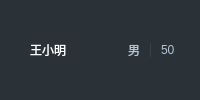
         <widget class="QWidget" name="widget_3" native="true">
          <property name="styleSheet">
           <string notr="true">QWidget
{
background:rgba(42,49,55,1);
}</string>
          </property>
          <layout class="QHBoxLayout" name="horizontalLayout_3">
           <property name="spacing">
            <number>10</number>
           </property>
           <property name="leftMargin">
            <number>30</number>
           </property>
           <property name="topMargin">
            <number>0</number>
           </property>
           <property name="rightMargin">
            <number>25</number>
           </property>
           <property name="bottomMargin">
            <number>0</number>
           </property>
           <item>
            <widget class="QLabel" name="nameLab">
             <property name="sizePolicy">
              <sizepolicy hsizetype="Preferred" vsizetype="Fixed">
               <horstretch>0</horstretch>
               <verstretch>0</verstretch>
              </sizepolicy>
             </property>
             <property name="minimumSize">
              <size>
               <width>0</width>
               <height>60</height>
              </size>
             </property>
             <property name="maximumSize">
              <size>
               <width>136</width>
               <height>16777215</height>
              </size>
             </property>
             <property name="styleSheet">
              <string notr="true">QLabel
{
color:rgba(255,255,255,1);
font: 16px &quot;Microsoft YaHei&quot;;
}
QToolTip
{
border:1px solid rgb(118, 118, 118);
background-color: #1f2428;
color:#ffffff;
font-size:14px;
border-radius:4px;
}</string>
             </property>
             <property name="text">
              <string>王小明</string>
             </property>
            </widget>
           </item>
           <item>
            <spacer name="horizontalSpacer_6">
             <property name="orientation">
              <enum>Qt::Horizontal</enum>
             </property>
             <property name="sizeHint" stdset="0">
              <size>
               <width>40</width>
               <height>20</height>
              </size>
             </property>
            </spacer>
           </item>
           <item>
            <widget class="QLabel" name="sexLab">
             <property name="styleSheet">
              <string notr="true">QLabel
{
color:rgba(180,196,217,1);
font: 14px &quot;Microsoft YaHei&quot;;
}</string>
             </property>
             <property name="text">
              <string>男</string>
             </property>
            </widget>
           </item>
           <item>
            <widget class="QLabel" name="label_34">
             <property name="sizePolicy">
              <sizepolicy hsizetype="Fixed" vsizetype="Fixed">
               <horstretch>0</horstretch>
               <verstretch>0</verstretch>
              </sizepolicy>
             </property>
             <property name="minimumSize">
              <size>
               <width>1</width>
               <height>12</height>
              </size>
             </property>
             <property name="maximumSize">
              <size>
               <width>1</width>
               <height>16777215</height>
              </size>
             </property>
             <property name="styleSheet">
              <string notr="true">QLabel
{
background:rgba(199,215,232,0.1);
}</string>
             </property>
             <property name="text">
              <string/>
             </property>
            </widget>
           </item>
           <item>
            <widget class="QLabel" name="ageLab">
             <property name="styleSheet">
              <string notr="true">QLabel
{
color:rgba(180,196,217,1);
font: 14px &quot;Microsoft YaHei&quot;;
}</string>
             </property>
             <property name="text">
              <string>50</string>
             </property>
            </widget>
           </item>
          </layout>
         </widget>
